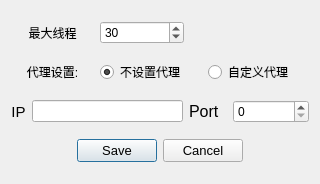
<?xml version="1.0" encoding="UTF-8"?>
<ui version="4.0">
 <class>Dialog</class>
 <widget class="QDialog" name="Dialog">
  <property name="geometry">
   <rect>
    <x>0</x>
    <y>0</y>
    <width>320</width>
    <height>184</height>
   </rect>
  </property>
  <property name="minimumSize">
   <size>
    <width>320</width>
    <height>151</height>
   </size>
  </property>
  <property name="maximumSize">
   <size>
    <width>320</width>
    <height>200</height>
   </size>
  </property>
  <property name="windowTitle">
   <string>设置</string>
  </property>
  <layout class="QVBoxLayout" name="verticalLayout">
   <item>
    <layout class="QHBoxLayout" name="horizontalLayout_4" stretch="2,2,3">
     <item>
      <widget class="QLabel" name="label_4">
       <property name="font">
        <font>
         <pointsize>9</pointsize>
        </font>
       </property>
       <property name="text">
        <string>最大线程</string>
       </property>
       <property name="alignment">
        <set>Qt::AlignCenter</set>
       </property>
      </widget>
     </item>
     <item>
      <widget class="QSpinBox" name="input_thread">
       <property name="minimum">
        <number>1</number>
       </property>
       <property name="maximum">
        <number>50</number>
       </property>
       <property name="value">
        <number>30</number>
       </property>
      </widget>
     </item>
     <item>
      <spacer name="horizontalSpacer">
       <property name="orientation">
        <enum>Qt::Horizontal</enum>
       </property>
       <property name="sizeHint" stdset="0">
        <size>
         <width>40</width>
         <height>20</height>
        </size>
       </property>
      </spacer>
     </item>
    </layout>
   </item>
   <item>
    <layout class="QHBoxLayout" name="horizontalLayout_1" stretch="2,5">
     <item>
      <widget class="QLabel" name="label_3">
       <property name="layoutDirection">
        <enum>Qt::LeftToRight</enum>
       </property>
       <property name="autoFillBackground">
        <bool>false</bool>
       </property>
       <property name="text">
        <string>代理设置:</string>
       </property>
       <property name="alignment">
        <set>Qt::AlignCenter</set>
       </property>
      </widget>
     </item>
     <item>
      <layout class="QHBoxLayout" name="horizontalLayout">
       <item>
        <widget class="QRadioButton" name="radio_button_no_proxy">
         <property name="text">
          <string>不设置代理</string>
         </property>
         <property name="checked">
          <bool>true</bool>
         </property>
        </widget>
       </item>
       <item>
        <widget class="QRadioButton" name="radio_button_proxy">
         <property name="text">
          <string>自定义代理</string>
         </property>
        </widget>
       </item>
      </layout>
     </item>
    </layout>
   </item>
   <item>
    <layout class="QHBoxLayout" name="horizontalLayout_2" stretch="0,4,1,2">
     <item>
      <widget class="QLabel" name="label">
       <property name="font">
        <font>
         <pointsize>11</pointsize>
         <weight>50</weight>
         <bold>false</bold>
        </font>
       </property>
       <property name="text">
        <string>IP</string>
       </property>
       <property name="alignment">
        <set>Qt::AlignCenter</set>
       </property>
       <property name="wordWrap">
        <bool>false</bool>
       </property>
      </widget>
     </item>
     <item>
      <widget class="QLineEdit" name="input_ip">
       <property name="text">
        <string/>
       </property>
      </widget>
     </item>
     <item>
      <widget class="QLabel" name="label_2">
       <property name="font">
        <font>
         <pointsize>12</pointsize>
         <weight>50</weight>
         <bold>false</bold>
        </font>
       </property>
       <property name="text">
        <string>Port</string>
       </property>
      </widget>
     </item>
     <item>
      <widget class="QSpinBox" name="input_port">
       <property name="maximum">
        <number>999999</number>
       </property>
      </widget>
     </item>
    </layout>
   </item>
   <item>
    <layout class="QHBoxLayout" name="horizontalLayout_3">
     <item>
      <widget class="QDialogButtonBox" name="button_box_yn">
       <property name="font">
        <font>
         <pointsize>10</pointsize>
         <weight>50</weight>
         <bold>false</bold>
        </font>
       </property>
       <property name="standardButtons">
        <set>QDialogButtonBox::Cancel|QDialogButtonBox::Save</set>
       </property>
       <property name="centerButtons">
        <bool>true</bool>
       </property>
      </widget>
     </item>
    </layout>
   </item>
  </layout>
 </widget>
 <resources/>
 <connections/>
</ui>
